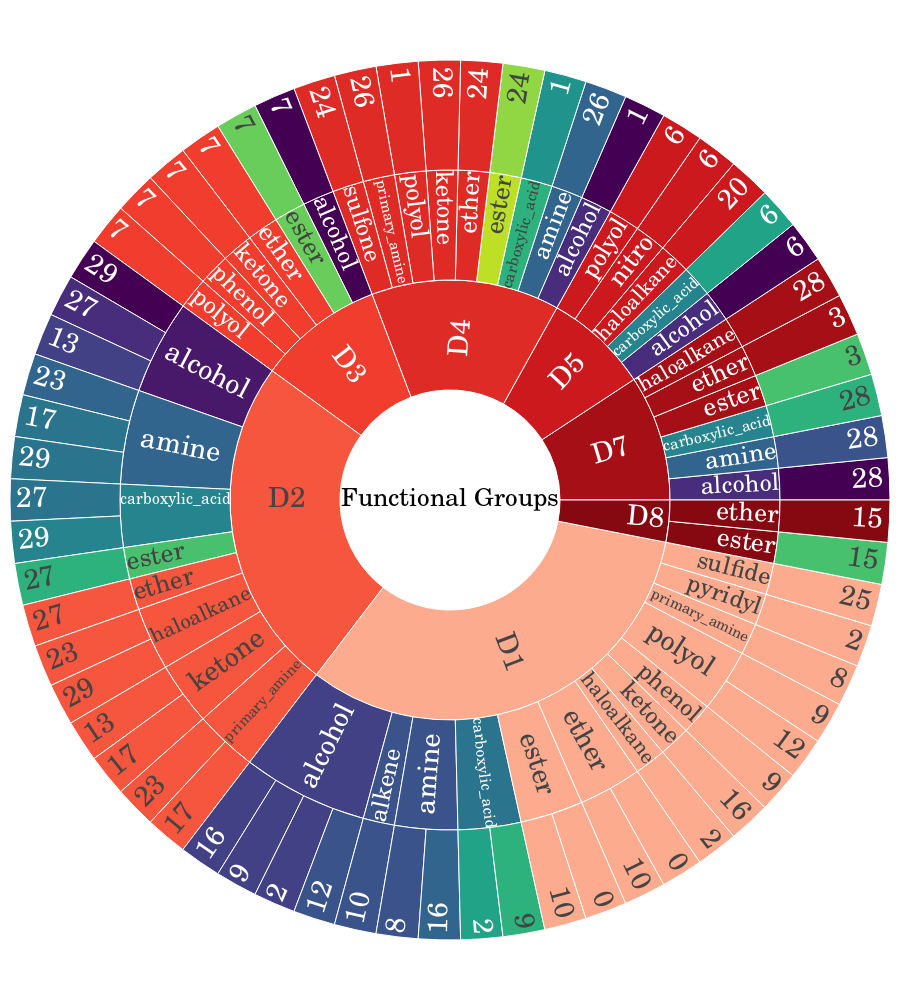

Source (notebook cell):
### Code cell
# Sort the DataFrame by parent_group
df_sorted = df.sort_values(by='parent_group')

# Create the sunburst plot
fig = px.sunburst(df, path=['root', 'parent_group', 'functional_group', 'compound_id'],
                  color='functional_group', color_discrete_sequence=px.colors.qualitative.Prism)

fig.update_layout(
    margin=dict(t=10, l=10, r=10, b=10),
    height=1000,
    font=dict(
        family="C059",  # Set the font to "C059"
        size=28,        # Adjust font size if needed
        color="black"   # Set font color

    ),
    title=dict(
        #text="Chemical Compounds Hierarchy",
        font=dict(
            family="C059",
            size=20
        ),
        x=0.5,  # Center the title
        xanchor="center",  # Align the title horizontally
        yanchor="top"      # Align the title vertically
    )
)
fig.update_traces(sort=False, selector=dict(type='sunburst'))
fig.update_traces(hovertemplate="%{label} <br>%{value:.1f} tCO\u2082e <extra></extra>",insidetextorientation='radial')
fig.update_traces(
    marker_colors=list(color_mapping),
    # [
    #     px.colors.qualitative.D3[c] for c in pd.factorize(fig.data[0].labels)[0][:7]
    # ],
    leaf_opacity=1,
)

#fig.write_image("sunburst_plot_sorted.svg", format="svg")
fig.show()

### Figure 1 — Plotly figure (JSON) as saved in the notebook; plotly's stock layout.template omitted (floating-point values rounded to 4 significant figures)
{"data": [{"branchvalues": "total", "customdata": [["(?)"], ["(?)"], ["(?)"], ["(?)"], ["(?)"], ["(?)"], ["(?)"], ["(?)"], ["alcohol"], ["alcohol"], ["alcohol"], ["alcohol"], ["alcohol"], ["alcohol"], ["alcohol"], ["alcohol"], ["alcohol"], ["alcohol"], ["alcohol"], ["alcohol"], ["alcohol"], ["alcohol"], ["alcohol"], ["alcohol"], ["alcohol"], ["alkene"], ["alkene"], ["amine"], ["amine"], ["amine"], ["amine"], ["amine"], ["amine"], ["amine"], ["amine"], ["amine"], ["amine"], ["amine"], ["carboxylic_acid"], ["carboxylic_acid"], ["carboxylic_acid"], ["carboxylic_acid"], ["carboxylic_acid"], ["carboxylic_acid"], ["carboxylic_acid"], ["carboxylic_acid"], ["carboxylic_acid"], ["carboxylic_acid"], ["carboxylic_acid"], ["carboxylic_acid"], ["ester"], ["ester"], ["ester"], ["ester"], ["ester"], ["ester"], ["ester"], ["ester"], ["ester"], ["ester"], ["ester"], ["ester"], ["ester"], ["ether"], ["ether"], ["ether"], ["ether"], ["ether"], ["ether"], ["ether"], ["ether"], ["ether"], ["ether"], ["ether"], ["ether"], ["ether"], ["haloalkane"], ["haloalkane"], ["haloalkane"], ["haloalkane"], ["haloalkane"], ["haloalkane"], ["haloalkane"], ["haloalkane"], ["haloalkane"], ["ketone"], ["ketone"], ["ketone"], ["ketone"], ["ketone"], ["ketone"], ["ketone"], ["ketone"], ["ketone"], ["nitro"], ["nitro"], ["phenol"], ["phenol"], ["phenol"], ["phenol"], ["polyol"], ["polyol"], ["polyol"], ["polyol"], ["polyol"], ["polyol"], ["polyol"], ["polyol"], ["polyol"], ["primary_amine"], ["primary_amine"], ["primary_amine"], ["primary_amine"], ["primary_amine"], ["primary_amine"], ["primary_amine"], ["pyridyl"], ["pyridyl"], ["sulfide"], ["sulfide"], ["sulfone"], ["sulfone"]], "domain": {"x": [0, 1], "y": [0, 1]}, "hovertemplate": "%{label} <br>%{value:.1f} tCO₂e <extra></extra>", "ids": ["Functional Groups", "Functional Groups/D7", "Functional Groups/D5", "Functional Groups/D4", "Functional Groups/D3", "Functional Groups/D2", "Functional Groups/D1", "Functional Groups/D8", "Functional Groups/D2/alcohol/29", "Functional Groups/D3/alcohol/7", "Functional Groups/D4/alcohol/1", "Functional Groups/D5/alcohol/6", "Functional Groups/D7/alcohol/28", "Functional Groups/D3/alcohol", "Functional Groups/D2/alcohol", "Functional Groups/D2/alcohol/27", "Functional Groups/D4/alcohol", "Functional Groups/D5/alcohol", "Functional Groups/D7/alcohol", "Functional Groups/D1/alcohol", "Functional Groups/D2/alcohol/13", "Functional Groups/D1/alcohol/16", "Functional Groups/D1/alcohol/9", "Functional Groups/D1/alcohol/2", "Functional Groups/D1/alcohol/12", "Functional Groups/D1/alkene", "Functional Groups/D1/alkene/10", "Functional Groups/D1/amine/8", "Functional Groups/D1/amine", "Functional Groups/D7/amine/28", "Functional Groups/D2/amine", "Functional Groups/D4/amine/26", "Functional Groups/D4/amine", "Functional Groups/D7/amine", "Functional Groups/D2/amine/23", "Functional Groups/D1/amine/16", "Functional Groups/D2/amine/17", "Functional Groups/D2/amine/29", "Functional Groups/D1/carboxylic_acid", "Functional Groups/D2/carboxylic_acid/27", "Functional Groups/D2/carboxylic_acid/29", "Functional Groups/D2/carboxylic_acid", "Functional Groups/D7/carboxylic_acid", "Functional Groups/D5/carboxylic_acid", "Functional Groups/D4/carboxylic_acid/1", "Functional Groups/D5/carboxylic_acid/6", "Functional Groups/D1/carboxylic_acid/2", "Functional Groups/D4/carboxylic_acid", "Functional Groups/D7/carboxylic_acid/28", "Functional Groups/D1/carboxylic_acid/9", "Functional Groups/D2/ester/27", "Functional Groups/D2/ester", "Functional Groups/D8/ester/15", "Functional Groups/D7/ester/3", "Functional Groups/D3/ester", "Functional Groups/D4/ester/24", "Functional Groups/D4/ester", "Functional Groups/D1/ester/10", "Functional Groups/D1/ester", "Functional Groups/D1/ester/0", "Functional Groups/D7/ester", "Functional Groups/D3/ester/7", "Functional Groups/D8/ester", "Functional Groups/D1/ether/10", "Functional Groups/D4/ether", "Functional Groups/D8/ether", "Functional Groups/D2/ether", "Functional Groups/D7/ether", "Functional Groups/D3/ether", "Functional Groups/D1/ether/0", "Functional Groups/D7/ether/3", "Functional Groups/D1/ether", "Functional Groups/D4/ether/24", "Functional Groups/D2/ether/27", "Functional Groups/D3/ether/7", "Functional Groups/D8/ether/15", "Functional Groups/D5/haloalkane/20", "Functional Groups/D5/haloalkane", "Functional Groups/D2/haloalkane", "Functional Groups/D7/haloalkane", "Functional Groups/D7/haloalkane/28", "Functional Groups/D2/haloalkane/23", "Functional Groups/D2/haloalkane/29", "Functional Groups/D1/haloalkane", "Functional Groups/D1/haloalkane/2", "Functional Groups/D3/ketone/7", "Functional Groups/D2/ketone/13", "Functional Groups/D2/ketone/17", "Functional Groups/D4/ketone/26", "Functional Groups/D1/ketone", "Functional Groups/D4/ketone", "Functional Groups/D1/ketone/16", "Functional Groups/D2/ketone", "Functional Groups/D3/ketone", "Functional Groups/D5/nitro/6", "Functional Groups/D5/nitro", "Functional Groups/D1/phenol", "Functional Groups/D3/phenol/7", "Functional Groups/D3/phenol", "Functional Groups/D1/phenol/9", "Functional Groups/D3/polyol", "Functional Groups/D1/polyol", "Functional Groups/D5/polyol", "Functional Groups/D3/polyol/7", "Functional Groups/D5/polyol/6", "Functional Groups/D4/polyol", "Functional Groups/D1/polyol/12", "Functional Groups/D1/polyol/9", "Functional Groups/D4/polyol/1", "Functional Groups/D1/primary_amine", "Functional Groups/D4/primary_amine", "Functional Groups/D2/primary_amine", "Functional Groups/D4/primary_amine/26", "Functional Groups/D1/primary_amine/8", "Functional Groups/D2/primary_amine/23", "Functional Groups/D2/primary_amine/17", "Functional Groups/D1/pyridyl/2", "Functional Groups/D1/pyridyl", "Functional Groups/D1/sulfide", "Functional Groups/D1/sulfide/25", "Functional Groups/D4/sulfone", "Functional Groups/D4/sulfone/24"], "insidetextorientation": "radial", "labels": ["Functional Groups", "D7", "D5", "D4", "D3", "D2", "D1", "D8", "29", "7", "1", "6", "28", "alcohol", "alcohol", "27", "alcohol", "alcohol", "alcohol", "alcohol", "13", "16", "9", "2", "12", "alkene", "10", "8", "amine", "28", "amine", "26", "amine", "amine", "23", "16", "17", "29", "carboxylic_acid", "27", "29", "carboxylic_acid", "carboxylic_acid", "carboxylic_acid", "1", "6", "2", "carboxylic_acid", "28", "9", "27", "ester", "15", "3", "ester", "24", "ester", "10", "ester", "0", "ester", "7", "ester", "10", "ether", "ether", "ether", "ether", "ether", "0", "3", "ether", "24", "27", "7", "15", "20", "haloalkane", "haloalkane", "haloalkane", "28", "23", "29", "haloalkane", "2", "7", "13", "17", "26", "ketone", "ketone", "16", "ketone", "ketone", "6", "nitro", "phenol", "7", "phenol", "9", "polyol", "polyol", "polyol", "7", "6", "polyol", "12", "9", "1", "primary_amine", "primary_amine", "primary_amine", "26", "8", "23", "17", "2", "pyridyl", "sulfide", "25", "sulfone", "24"], "leaf": {"opacity": 1}, "marker": {"colors": ["#FFFFFF", "#a50f15", "#cc191e", "#de2b25", "#f03d2d", "#f6563d", "#fcab8f", "#860811", "#440154", "#440154", "#440154", "#440154", "#440154", "#440154", "#48186a", "#472d7b", "#472d7b", "#472d7b", "#472d7b", "#424186", "#424186", "#424186", "#424186", "#424186", "#3a538b", "#3a538b", "#3a538b", "#3a538b", "#3a538b", "#3a538b", "#32658e", "#32658e", "#32658e", "#32658e", "#32658e", "#32658e", "#2b748e", "#2b748e", "#2b748e", "#2b748e", "#25848e", "#25848e", "#25848e", "#25848e", "#20938c", "#20a386", "#20a386", "#2db27d", "#2db27d", "#2db27d", "#2db27d", "#48c16e", "#48c16e", "#48c16e", "#69cd5b", "#90d743", "#bddf26"]}, "name": "", "parents": ["", "Functional Groups", "Functional Groups", "Functional Groups", "Functional Groups", "Functional Groups", "Functional Groups", "Functional Groups", "Functional Groups/D2/alcohol", "Functional Groups/D3/alcohol", "Functional Groups/D4/alcohol", "Functional Groups/D5/alcohol", "Functional Groups/D7/alcohol", "Functional Groups/D3", "Functional Groups/D2", "Functional Groups/D2/alcohol", "Functional Groups/D4", "Functional Groups/D5", "Functional Groups/D7", "Functional Groups/D1", "Functional Groups/D2/alcohol", "Functional Groups/D1/alcohol", "Functional Groups/D1/alcohol", "Functional Groups/D1/alcohol", "Functional Groups/D1/alcohol", "Functional Groups/D1", "Functional Groups/D1/alkene", "Functional Groups/D1/amine", "Functional Groups/D1", "Functional Groups/D7/amine", "Functional Groups/D2", "Functional Groups/D4/amine", "Functional Groups/D4", "Functional Groups/D7", "Functional Groups/D2/amine", "Functional Groups/D1/amine", "Functional Groups/D2/amine", "Functional Groups/D2/amine", "Functional Groups/D1", "Functional Groups/D2/carboxylic_acid", "Functional Groups/D2/carboxylic_acid", "Functional Groups/D2", "Functional Groups/D7", "Functional Groups/D5", "Functional Groups/D4/carboxylic_acid", "Functional Groups/D5/carboxylic_acid", "Functional Groups/D1/carboxylic_acid", "Functional Groups/D4", "Functional Groups/D7/carboxylic_acid", "Functional Groups/D1/carboxylic_acid", "Functional Groups/D2/ester", "Functional Groups/D2", "Functional Groups/D8/ester", "Functional Groups/D7/ester", "Functional Groups/D3", "Functional Groups/D4/ester", "Functional Groups/D4", "Functional Groups/D1/ester", "Functional Groups/D1", "Functional Groups/D1/ester", "Functional Groups/D7", "Functional Groups/D3/ester", "Functional Groups/D8", "Functional Groups/D1/ether", "Functional Groups/D4", "Functional Groups/D8", "Functional Groups/D2", "Functional Groups/D7", "Functional Groups/D3", "Functional Groups/D1/ether", "Functional Groups/D7/ether", "Functional Groups/D1", "Functional Groups/D4/ether", "Functional Groups/D2/ether", "Functional Groups/D3/ether", "Functional Groups/D8/ether", "Functional Groups/D5/haloalkane", "Functional Groups/D5", "Functional Groups/D2", "Functional Groups/D7", "Functional Groups/D7/haloalkane", "Functional Groups/D2/haloalkane", "Functional Groups/D2/haloalkane", "Functional Groups/D1", "Functional Groups/D1/haloalkane", "Functional Groups/D3/ketone", "Functional Groups/D2/ketone", "Functional Groups/D2/ketone", "Functional Groups/D4/ketone", "Functional Groups/D1", "Functional Groups/D4", "Functional Groups/D1/ketone", "Functional Groups/D2", "Functional Groups/D3", "Functional Groups/D5/nitro", "Functional Groups/D5", "Functional Groups/D1", "Functional Groups/D3/phenol", "Functional Groups/D3", "Functional Groups/D1/phenol", "Functional Groups/D3", "Functional Groups/D1", "Functional Groups/D5", "Functional Groups/D3/polyol", "Functional Groups/D5/polyol", "Functional Groups/D4", "Functional Groups/D1/polyol", "Functional Groups/D1/polyol", "Functional Groups/D4/polyol", "Functional Groups/D1", "Functional Groups/D4", "Functional Groups/D2", "Functional Groups/D4/primary_amine", "Functional Groups/D1/primary_amine", "Functional Groups/D2/primary_amine", "Functional Groups/D2/primary_amine", "Functional Groups/D1/pyridyl", "Functional Groups/D1", "Functional Groups/D1", "Functional Groups/D1/sulfide", "Functional Groups/D4", "Functional Groups/D4/sulfone"], "sort": false, "type": "sunburst", "values": [65, 6, 5, 9, 6, 16, 21, 2, 1, 1, 1, 1, 1, 1, 3, 1, 1, 1, 1, 4, 1, 1, 1, 1, 1, 1, 1, 1, 2, 1, 3, 1, 1, 1, 1, 1, 1, 1, 2, 1, 1, 2, 1, 1, 1, 1, 1, 1, 1, 1, 1, 1, 1, 1, 1, 1, 1, 1, 2, 1, 1, 1, 1, 1, 1, 1, 1, 1, 1, 1, 1, 2, 1, 1, 1, 1, 1, 1, 2, 1, 1, 1, 1, 1, 1, 1, 1, 1, 1, 1, 1, 1, 2, 1, 1, 1, 1, 1, 1, 1, 1, 2, 1, 1, 1, 1, 1, 1, 1, 1, 1, 2, 1, 1, 1, 1, 1, 1, 1, 1, 1, 1]}], "layout": {"font": {"color": "black", "family": "C059", "size": 28}, "height": 1000, "legend": {"tracegroupgap": 0}, "margin": {"b": 10, "l": 10, "r": 10, "t": 10}, "sunburstcolorway": ["rgb(95, 70, 144)", "rgb(29, 105, 150)", "rgb(56, 166, 165)", "rgb(15, 133, 84)", "rgb(115, 175, 72)", "rgb(237, 173, 8)", "rgb(225, 124, 5)", "rgb(204, 80, 62)", "rgb(148, 52, 110)", "rgb(111, 64, 112)", "rgb(102, 102, 102)"], "title": {"font": {"family": "C059", "size": 20}, "x": 0.5, "xanchor": "center", "yanchor": "top"}}}
